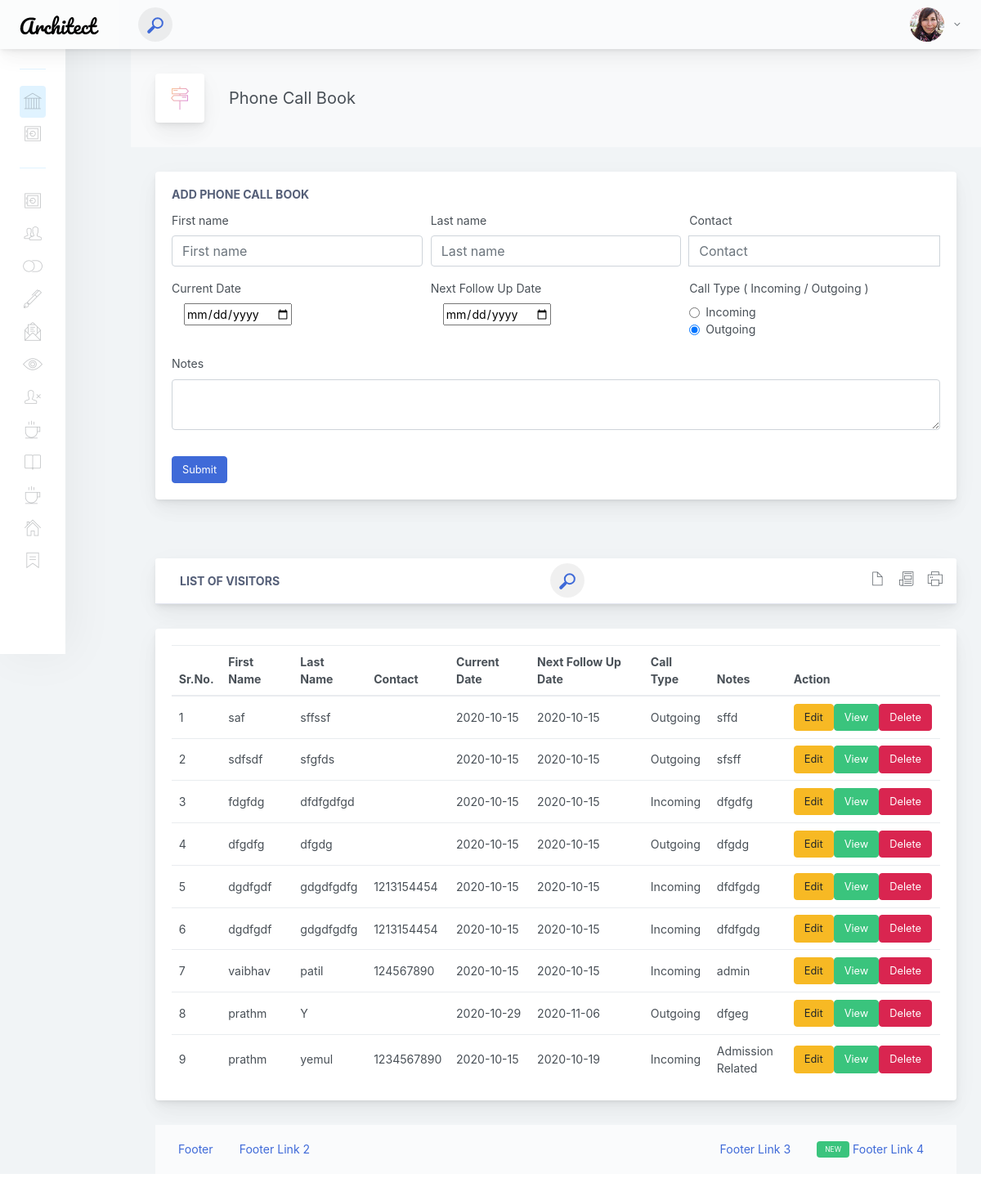
Screenshot of /index.php/front_desk/phonecall_book with the database file from the repository.
### tables this page shows
CREATE TABLE `phonecall_book` (
  `pcb_id` int(255) NOT NULL,
  `pcb_fname` varchar(255) DEFAULT NULL,
  `pcb_lname` varchar(255) DEFAULT NULL,
  `pcb_contact` bigint(255) DEFAULT NULL,
  `pcb_cdate` date DEFAULT NULL,
  `pcb_ndate` date DEFAULT NULL,
  `pcb_calltype` varchar(255) DEFAULT NULL,
  `pcb_note` text
);

### application/core/MY_Loader.php (called while the page is built, shortened)
<?php
class MY_Loader extends CI_Loader
{
    public function template($template_name, $vars = array(), $return = false)
    {
        if ($return):
        $content  = $this->view('section/sidebar', $vars, $return);
        $content .= $this->view($template_name, $vars, $return);
        $content .= $this->view('section/footer', $vars, $return);
        return $content; else:
        $this->view($template_name, $vars);
        endif;
    }
}

### application/controllers/front_desk/Phonecall_book.php (called while the page is built, shortened)
<?php
class Phonecall_book extends MY_Controller
{
	public function __construct()
	{
		$this->load->model('front_desk/Phonecall_book_model');
	}
	public function index()
	{
		$data1['phonecall_book_list'] = $this->Phonecall_book_model->getData();
		$this->load->template('front_desk/phonecall_book/index', $data1);
	}
}
?>

### index.php (called while the page is built, shortened)
<?php
require_once BASEPATH.'core/CodeIgniter.php';

### application/models/front_desk/Phonecall_book_model.php (called while the page is built, shortened)
<?php
class Phonecall_book_model extends CI_Model
{
	public function getData()
	{
		$this->db->select('*');
		$this->db->from('phonecall_book');
		$result=$this->db->get()->result();
		return $result;
	}
}
?>

### application/views/front_desk/phonecall_book/index.php (the view, shortened to what this page needs)
   <div class="app-main__outer">
    <div class="app-main__inner">
        <div class="app-page-title">
            <div class="page-title-wrapper">
                <div class="page-title-heading">
                    <div class="page-title-icon">
                        <i class="pe-7s-way icon-gradient bg-mean-fruit">
                        </i>
                    </div>
                    <div>Phone Call Book
                    </div>
                </div>
            </div>
        </div>
         <div class="main-card mb-3 card">
            <div class="card-body">
                <h5 class="card-title">Add Phone Call Book </h5>
                <?php echo form_open('', ['class' => 'needs-validation',
                'autocomplete' => 'off']); ?>
                    <div class="form-row">
                        <div class="col-md-4 mb-3">
                            <label for="validationCustom01">First name</label>
                            <input type="text" class="form-control" id="fname"
                            name="fname" placeholder="First name" value="" required>
                        </div>
                        <div class="col-md-4 mb-3">
                            <label for="validationCustom02">Last name</label>
                            <input type="text" class="form-control" id="lname"
                            name="lname" placeholder="Last name" value="" required>
                        </div>
                        <div class="col-md-4 mb-3">
                            <label for="validationCustomUsername">Contact</label>
                            <div class="input-group">
                                <input type="text" class="form-control" id="contact"
                                name="contact" placeholder="Contact" aria-describedby="inputGroupPrepend" required>
                            </div>
                        </div>
                            <div class="col-md-4">
                            <label for="exampleSelect" class="">Current Date</label>
                <div class="col-md-4"> <input type="date" name="cdate" value="yyyy-mm-dd" required>
                </div>
                 </div>
                 <div class="col-md-4 md-2">
                            <label for="exampleSelect" class="">Next Follow Up Date</label>
                <div class="col-md-4"> <input type="date" name="ndate" value="yyyy-mm-dd" required>
                </div>
                 </div>
                 <div class="col-md-4">
                    <label for="validationCustomUsername">Call Type ( Incoming / Outgoing )</label>
                   <div class="form-check">
                                        <input type="radio" name="calltype" class="form-check-input" value="Incoming" checked/>
                                        <label class="form-check-label" for="exampleRadios1">
                                        Incoming
                                        </label>
                                    </div>
                                      <div class="form-check">
                                        <input type="radio" name="calltype" class="form-check-input" value="Outgoing" checked/>
                                        <label class="form-check-label" for="exampleRadios1">
                                        Outgoing
                                        </label>
                                    </div>
                    </div>
                </div>
                    <br>
                    <div class="form-row">
                        <br><br>
                        <div class="col-md-12">
                        <div class="position-relative form-group"><label for="exampleText" class="">Notes</label>
                        <textarea id="notes" name="notes" class="form-control"></textarea>
                        </div>
                    </div>
                    </div>
                    <button class="btn btn-primary" type="submit">Submit</button>
                     <?php echo form_close(); ?>
            </div>
        </div>
        <br><br>
            <div class="main-card mb-3 card">
                    <div class="card-header">
                       List of Visitors
          <div class="btn-actions-pane-right">
             <div class="search-wrapper">
        <div class="input-holder">
            <button class="search-icon"><span></span></button>
        </div>
    </div>
</div>
                            <div class="btn-actions-pane-right actions-icon-btn">
                            <button class="btn-icon btn-icon-only btn btn-link">
                             <i class="pe-7s-file btn-icon-wrapper"></i></button>
                            <button class="btn-icon btn-icon-only btn btn-link"><i class="pe-7s-news-paper btn-icon-wrapper"></i></button>
                            <button class="btn-icon btn-icon-only btn btn-link"><i class="pe-7s-print btn-icon-wrapper"></i></button>
                            </div>
                        </div>
                    </div>
    <div class="form-row">
    <div class="col-lg-12">
                <div class="main-card mb-3 card">
                    <div class="card-body">
                        <div class="table-responsive">
                            <table class="mb-0 table">
                                <thead>
                                <tr>
                                    <th>Sr.No.</th>
                                    <th>First Name</th>
                                    <th>Last Name</th>
                                    <th>Contact</th>
                                    <th>Current Date</th>
                                    <th>Next Follow Up Date</th>
                                    <th>Call Type</th>
                                    <th width="10%">Notes</th>
                                    <th width="20%">Action</th>
                                </tr>
                                </thead>
                                <tbody>
                                    <?php
                                    if (!empty($phonecall_book_list))
                                    {
                                    foreach ($phonecall_book_list as $key => $value)
                                        {
                                       ?>
                                <tr>
        <td scope="row"><?php echo !empty($value->pcb_id)?$value->pcb_id:""; ?></td>
        <td><?php echo !empty($value->pcb_fname)?$value->pcb_fname:""; ?></td>
        <td><?php echo !empty($value->pcb_lname)?$value->pcb_lname:""; ?></td>
        <td><?php echo !empty($value->pcb_contact)?$value->pcb_contact:""; ?></td>
        <td><?php echo !empty($value->pcb_cdate)?$value->pcb_cdate:""; ?></td>
        <td><?php echo !empty($value->pcb_ndate)?$value->pcb_ndate:""; ?></td>
        <td><?php echo !empty($value->pcb_calltype)?$value->pcb_calltype:""; ?></td>
        <td><?php echo !empty($value->pcb_note)?$value->pcb_note:""; ?></td>
                            <td><button class="btn btn-warning">Edit</button><button class="btn btn-success">View</button><button class="btn btn-danger">Delete</button></td>
                              </tr>
                                   <?php } } ?>
                                </tbody>
                            </table>
                        </div>
                    </div>
                </div>
            </div>
        </div>

### rows the page displays
phonecall_book: pcb_id "1", pcb_fname "saf", pcb_lname "sffssf", pcb_cdate "2020-10-15", pcb_ndate "2020-10-15", pcb_calltype "Outgoing", pcb_note "sffd"
phonecall_book: pcb_id "2", pcb_fname "sdfsdf", pcb_lname "sfgfds", pcb_cdate "2020-10-15", pcb_ndate "2020-10-15", pcb_calltype "Outgoing", pcb_note "sfsff"
phonecall_book: pcb_id "3", pcb_fname "fdgfdg", pcb_lname "dfdfgdfgd", pcb_cdate "2020-10-15", pcb_ndate "2020-10-15", pcb_calltype "Incoming", pcb_note "dfgdfg"
phonecall_book: pcb_id "4", pcb_fname "dfgdfg", pcb_lname "dfgdg", pcb_cdate "2020-10-15", pcb_ndate "2020-10-15", pcb_calltype "Outgoing", pcb_note "dfgdg"
phonecall_book: pcb_id "5", pcb_fname "dgdfgdf", pcb_lname "gdgdfgdfg", pcb_contact "1213154454", pcb_cdate "2020-10-15", pcb_ndate "2020-10-15", pcb_calltype "Incoming", pcb_note "dfdfgdg"
phonecall_book: pcb_id "6", pcb_fname "dgdfgdf", pcb_lname "gdgdfgdfg", pcb_contact "1213154454", pcb_cdate "2020-10-15", pcb_ndate "2020-10-15", pcb_calltype "Incoming", pcb_note "dfdfgdg"
phonecall_book: pcb_id "7", pcb_fname "vaibhav", pcb_lname "patil", pcb_contact "124567890", pcb_cdate "2020-10-15", pcb_ndate "2020-10-15", pcb_calltype "Incoming", pcb_note "admin"
phonecall_book: pcb_id "8", pcb_fname "prathm", pcb_lname "Y", pcb_cdate "2020-10-29", pcb_ndate "2020-11-06", pcb_calltype "Outgoing", pcb_note "dfgeg"
phonecall_book: pcb_id "9", pcb_fname "prathm", pcb_lname "yemul", pcb_contact "1234567890", pcb_cdate "2020-10-15", pcb_ndate "2020-10-19", pcb_calltype "Incoming", pcb_note "Admission Related"
